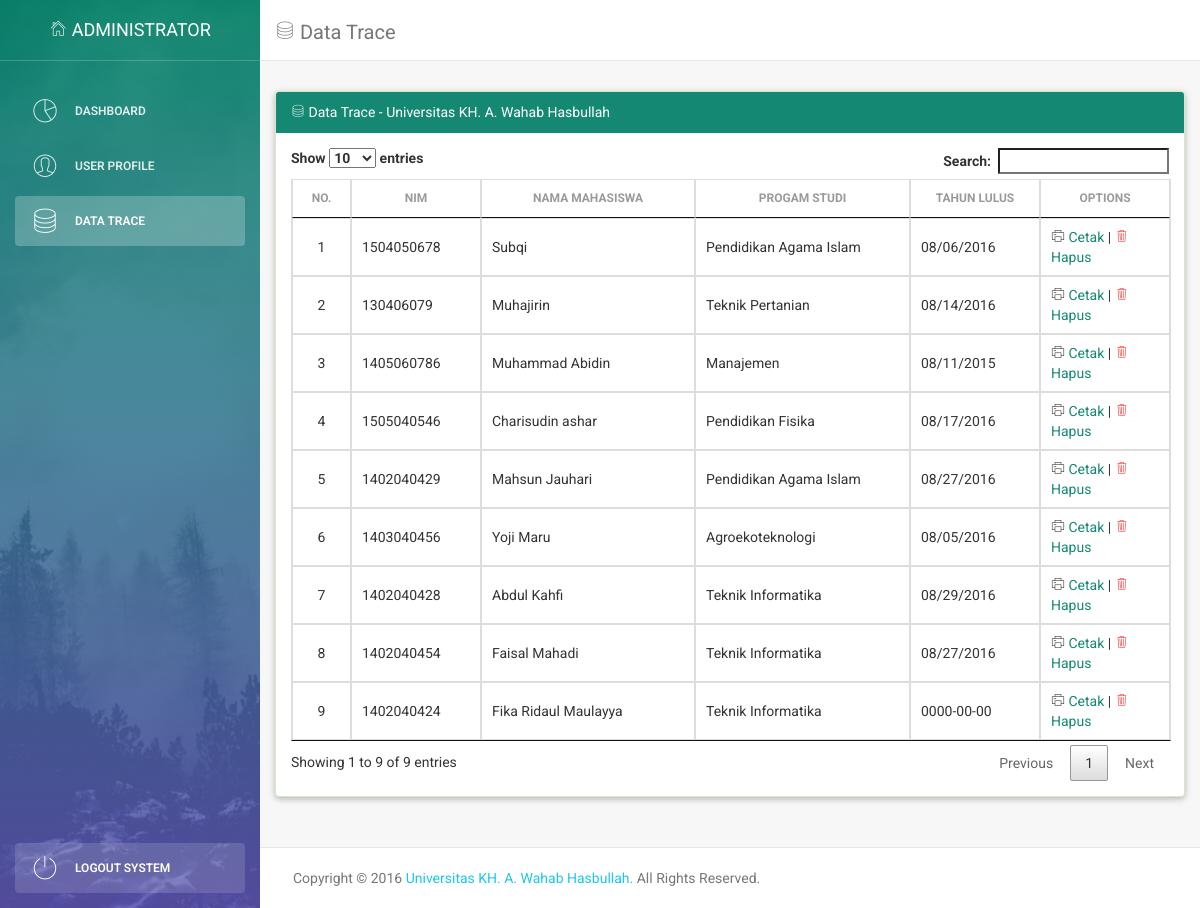
Page /auth/media.php?ref=data-trace (signed in) on the committed database.
### tables this page shows
CREATE TABLE `tbl_trace` (
  `id_register` int(225) NOT NULL,
  `prodi` varchar(100) NOT NULL,
  `nim` int(20) NOT NULL,
  `nama` varchar(50) NOT NULL,
  `tahun_lulus` varchar(50) NOT NULL,
  `no_hp` int(12) NOT NULL,
  `email` varchar(50) NOT NULL,
  `alamat` text NOT NULL,
  `status_kerja` varchar(225) NOT NULL,
  `menunggu_kerja` int(225) NOT NULL,
  `nama_perusahaan` varchar(100) NOT NULL,
  `bentuk_perusahaan` varchar(100) NOT NULL,
  `bidang_pekerjaanIT` varchar(100) NOT NULL,
  `bidang_pekerjaannonIT` varchar(100) NOT NULL,
  `jabatan_pertama` varchar(100) NOT NULL,
  `income_pertama` varchar(100) NOT NULL,
  `jenis_perusahaan` varchar(100) NOT NULL,
  `bidang_perusahaan` varchar(100) NOT NULL,
  `waktu_mendirikan` varchar(100) NOT NULL,
  `jumlah_karyawan` varchar(255) NOT NULL,
  `aset` varchar(255) NOT NULL,
  `kesulitan_pertama` varchar(100) NOT NULL,
  `kemampuan` varchar(100) NOT NULL,
  `kurikulum` varchar(100) NOT NULL,
  `saran` text NOT NULL
);

### auth/module/data.php (the view, shortened to what this page needs)
<div class="content">
    <div class="container-fluid">
        <div class="row">
<div class="panel panel-success" style="box-shadow: 0 2px 5px 0 rgba(0, 0, 0, 0.16), 0 2px 10px 0 rgba(0, 0, 0, 0.12);">
  <div class="unwaha-padding panel-heading" style="color:#fff;background-color: #158873;border-color: #158873;"> <i class="pe-7s-server"></i> Data Trace - Universitas KH. A. Wahab Hasbullah</div>
  <div class="panel-body">
  <div class="table-responsive">
       <table id="data-alumni" class="table table-bordered">
           <thead>
               <tr>
                   <th class="text-center" width="5%">No.</th>
                   <th class="text-center" width="15%">NIM</th>
                   <th class="text-center" width="25%">Nama Mahasiswa</th>
                   <th class="text-center" width="25%">Progam Studi </th>
                   <th class="text-center" width="15%">Tahun Lulus</th>
                   <th class="text-center" width="15%">Options</th>
               </tr>
           </thead>
           <tbody>
               <?php
               include ('../library/database.php');
               $query  = "SELECT * FROM tbl_trace ORDER BY id_register DESC";
               $no     = 1;
               $result =  mysqli_query($connect, $query);
               while ($row = mysqli_fetch_array($result)) {
               if($row['prodi'] == '0205'){
               	$prodi = 'Sistem Informasi';
               }elseif($row['prodi'] == '0204'){
               	$prodi = 'Teknik Informatika';
               }elseif($row['prodi'] == '0306'){
               	$prodi = 'Agribisnis';
               }elseif($row['prodi'] == '0307'){
               	$prodi = 'Agroekoteknologi';
               }elseif($row['prodi'] == '0309'){
               	$prodi = 'Teknik Pertanian';
               }elseif($row['prodi'] == '0308'){
               	$prodi = 'Teknologi Hasil Pertanian';
               }elseif($row['prodi'] == '0101'){
               	$prodi = 'Pendidikan Agama Islam';
               }elseif($row['prodi'] == '0102'){
               	$prodi = 'Pendidikan Bahasa Arab';
               }elseif($row['prodi'] == '0103'){
               	$prodi = 'Ekonomi Syariah';
               }elseif($row['prodi'] == '0410'){
               	$prodi = 'Pendidikan Biologi';
               }elseif($row['prodi'] == '0411'){
               	$prodi = 'Pendidikan Fisika';
               }elseif($row['prodi'] == '0412'){
               	$prodi = 'Pendidikan Matematika';
               }elseif($row['prodi'] == '0413'){
               	$prodi = 'Pendidikan Bahasa Inggris';
               }elseif($row['prodi'] == '0514'){
               	$prodi = 'Manajemen';
               }else{
               	$prodi = 'Prodi Not Found';
               }
               ?>
               <tr align='left'>
                   <td class="text-center"><?php echo  $no;?></td>
                   <td><?php echo  $row['nim']; ?></td>
                   <td><?php echo  $row['nama']; ?></td>
                   <td><?php echo  $prodi; ?></td>
                   <td><?php echo  $row['tahun_lulus']; ?></td>
                   <td>
                       <a style="color:#158873" href="media.php?ref=cetak-data&id=<?php echo  $row['id_register']; ?>"><i class="pe-7s-print" style="color:#000000"></i> Cetak</a> |
                       <a style="color:#158873" href=media.php?ref=hapus-data&id=<?php echo  $row['id_register']; ?>><i class="pe-7s-trash" style="color:#ff0000"></i> Hapus</a>
                   </td>
               </tr>
               <?php
               $no++;
               }
               ?>
           </tbody>
       </table>
       </div>
              </div>
            </div>
        </div>
    </div>
</div>

### auth/part/header.php (shortened to what this page needs)
<!doctype html>
<html lang="en">
<head>
    <link href="./assets/css/bootstrap.min.css" rel="stylesheet" />
    <link href="./assets/css/animate.min.css" rel="stylesheet"/>
    <link href="./assets/css/light-bootstrap-dashboard.css" rel="stylesheet"/>
    <link href="./assets/css/jquery.dataTables.min.css" rel="stylesheet" />
    <link href="./assets/css/demo.css" rel="stylesheet" />
    <link href="http://maxcdn.bootstrapcdn.com/font-awesome/4.2.0/css/font-awesome.min.css" rel="stylesheet">
    <link href="./assets/css/pe-icon-7-stroke.css" rel="stylesheet" />
</head>
<body>
<div class="wrapper">

### auth/media.php (shortened to what this page needs)
<?php
include('../library/database.php');
include ('part/header.php');
if(!isset($_GET['ref'])){
        $title = '<i class="pe-7s-graph"></i> Dashboard';
        $dashboard = TRUE;
        include ('part/sidebar.php');
    }elseif($_GET['ref'] == "dashboard"){
        $title = '<i class="pe-7s-graph"></i> Dashboard';
        $dashboard = TRUE;
        include ('part/sidebar.php');
    }elseif($_GET['ref'] == "profile"){
        $title = '<i class="pe-7s-user"></i> User Profile';
        $profile = TRUE;
        include ('part/sidebar.php');
    }elseif($_GET['ref'] == "data-trace"){
        $title = '<i class="pe-7s-server"></i> Data Trace';
        $data_trace = TRUE;
        include ('part/sidebar.php');
    }else{
        echo 'sidebar not found';
    }
include ('part/navbar.php');
 if(!isset($_GET['ref'])){
        require "module/dashboard.php";
    }else{
        if($_GET['ref'] == "dashboard"){
            require "module/dashboard.php";
        }elseif($_GET['ref'] == "profile") {
            require "module/profile.php";
        }elseif($_GET['ref'] == "data-trace") {
            require "module/data.php";
        }elseif($_GET['ref'] == "cetak-data"){
            require "module/cetak-data.php";
        }elseif($_GET['ref'] == "hapus-data"){
            require "module/hapus-data.php";
        }else{
            require "module/404.php";
        }
	}
include ('part/footer.php');
?>

### auth/part/sidebar.php
<div class="sidebar" data-color="purple" data-image="./assets/img/sidebar-5.jpg">
    <div class="sidebar-wrapper">
        <div class="logo">
            <a href="media.php?ref=dashboard" class="simple-text">
                <i class="pe-7s-home"></i> Administrator
            </a>
        </div>
        <ul class="nav">
            <li <?php if(isset($dashboard)){ echo 'class="active"'; }?>>
                <a href="media.php?ref=dashboard">
                    <i class="pe-7s-graph"></i>
                    <p>Dashboard</p>
                </a>
            </li>
            <li <?php if(isset($profile)){ echo 'class="active"'; }?>>
                <a href="media.php?ref=profile">
                    <i class="pe-7s-user"></i>
                    <p>User Profile</p>
                </a>
            </li>
            <li <?php if(isset($data_trace)){ echo 'class="active"'; }?>>
                <a href="media.php?ref=data-trace">
                    <i class="pe-7s-server"></i>
                    <p>Data Trace</p>
                </a>
            </li>
            <li class="active-pro">
                <a href="conf/logout.php">
                    <i class="pe-7s-power"></i>
                    <p>Logout System</p>
                </a>
            </li>
        </ul>
    </div>
</div>

### auth/part/navbar.php (shortened to what this page needs)
<div class="main-panel">
    <nav class="navbar navbar-default navbar-fixed">
        <div class="container-fluid">
            <div class="navbar-header">
                <a class="navbar-brand" href="#"><?php print $title ?></a>
            </div>
            <div class="collapse navbar-collapse">
            </div>
        </div>
    </nav>

### auth/part/footer.php (shortened to what this page needs)
        <footer class="footer">
            <div class="container-fluid">
                <p class="copyright pull-left">
                    Copyright &copy; 2016 <a href="http://unwaha.ac.id/">Universitas KH. A. Wahab Hasbullah. </a>All Rights Reserved.
                </p>
            </div>
        </footer>
    </div>
</div>
</body>
</html>

### auth/assets/css/demo.css (style rules this page uses)
.sidebar .nav > li.active-pro { position: absolute; width: 100%; bottom: 10px; }
.sidebar .nav > li.active-pro a { background: rgba(255, 255, 255, 0.14); opacity: 1; color: #FFFFFF; }

### rows in the picture
tbl_trace: nim "1504050678", nama "Subqi", prodi "Pendidikan Agama Islam", tahun_lulus "08/06/2016"
tbl_trace: nim "130406079", nama "Muhajirin", prodi "Teknik Pertanian", tahun_lulus "08/14/2016"
tbl_trace: nim "1405060786", nama "Muhammad Abidin", prodi "Manajemen", tahun_lulus "08/11/2015"
tbl_trace: nim "1505040546", nama "Charisudin ashar", prodi "Pendidikan Fisika", tahun_lulus "08/17/2016"
tbl_trace: nim "1402040429", nama "Mahsun Jauhari", prodi "Pendidikan Agama Islam", tahun_lulus "08/27/2016"
tbl_trace: nim "1403040456", nama "Yoji Maru", prodi "Agroekoteknologi", tahun_lulus "08/05/2016"
tbl_trace: nim "1402040428", nama "Abdul Kahfi", prodi "Teknik Informatika", tahun_lulus "08/29/2016"
tbl_trace: nim "1402040454", nama "Faisal Mahadi", prodi "Teknik Informatika", tahun_lulus "08/27/2016"
tbl_trace: nim "1402040424", nama "Fika Ridaul Maulayya", prodi "Teknik Informatika", tahun_lulus "0000-00-00"
